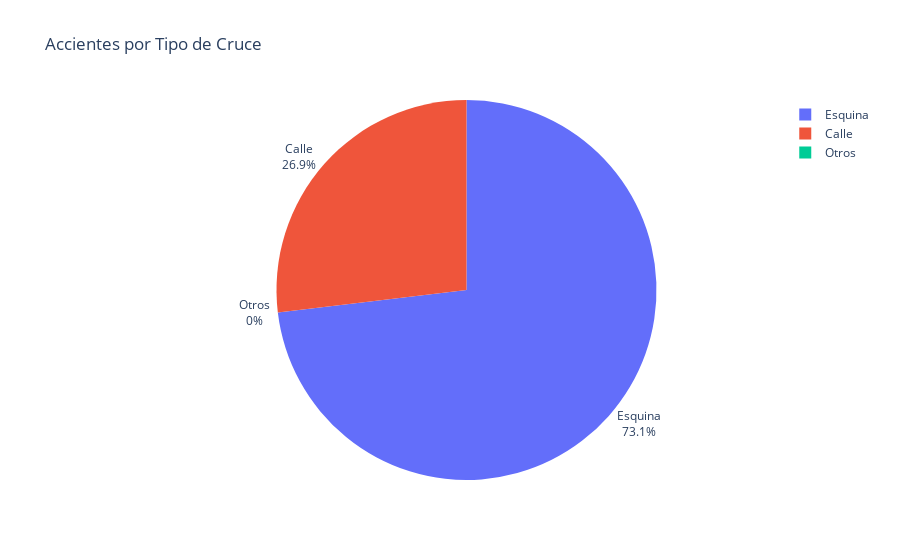

The cell this chart's notebook holds for it:
### Markdown cell above
Vemos que el 95% de los accidentes no son graves, siquiera, sólo el 3% es fatal y el 2% es grave.

### Code cell
showPiePx(data_hl.query('info_cruce')['es_cruce'].map({False: "Calle", True:"Esquina"}), title="Accientes por Tipo de Cruce")

### Figure 1 — Plotly figure (JSON) as saved in the notebook; plotly's stock layout.template omitted (floating-point values rounded to 4 significant figures)
{"data": [{"domain": {"x": [0, 1], "y": [0, 1]}, "hovertemplate": "valor=%{label}<br>ocurrencia=%{value}<extra></extra>", "labels": ["Esquina", "Calle", "Otros"], "legendgroup": "", "name": "", "showlegend": true, "textinfo": "percent+label", "textposition": "outside", "type": "pie", "values": [9407, 3460, 0]}], "layout": {"legend": {"tracegroupgap": 0}, "title": {"text": "Accientes por Tipo de Cruce"}}}
